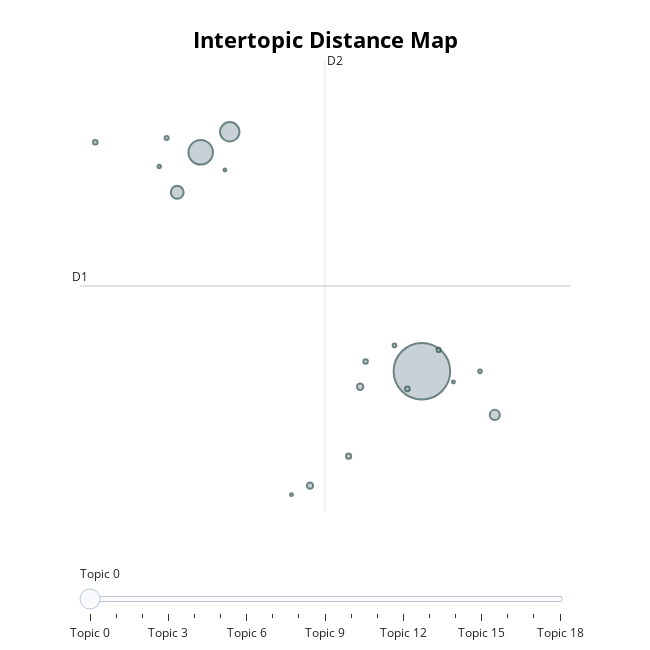

Notebook cell for this chart:
### Code cell
fig = topic_model.visualize_topics(); fig

### Figure 1 — Plotly figure (JSON) as saved in the notebook; plotly's stock layout.template omitted (floating-point values rounded to 4 significant figures)
{"data": [{"customdata": [[0, "cleaning | body | robot | welding | is", 19473], [1, "surgical | instrument | robotic | effector | arm", 3661], [2, "exoskeleton | limb | rehabilitation | joint | waist", 2293], [3, "substrate | sorting | transfer | chamber | container", 1014], [4, "rpa | voice | automation | dialogue | chat", 619], [5, "aerial | wind | unmanned | flying | turbine", 247], [6, "food | cooking | kitchen | processor | küchenmaschine", 239], [7, "cup | glass | suction | fluid | liquid", 159], [8, "agv | gait | biped | carrying | phase", 143], [9, "catheter | interventional | guidewire | guide | translation", 128], [10, "printing | print | printer | ink | head", 123], [11, "brake | braking | band | electromagnetic | brakes", 108], [12, "tactile | sensor | layer | sensing | force", 99], [13, "fruit | picking | fruits | vegetable | vine", 81], [14, "neural | network | training | neuronalen | netzes", 81], [15, "gear | planetary | wave | harmonic | generator", 66], [16, "snakelike | snake | shaped | section | bionic", 54], [17, "der | einer | werkstückträgervorrichtung | des | eines", 53], [18, "vehicle | passenger | autonomous | reality | service", 50]], "hovertemplate": "<b>Topic %{customdata[0]}</b><br>%{customdata[1]}<br>Size: %{customdata[2]}", "legendgroup": "", "marker": {"color": "#B0BEC5", "line": {"color": "DarkSlateGrey", "width": 2}, "size": [19473, 3661, 2293, 1014, 619, 247, 239, 159, 143, 128, 123, 108, 99, 81, 81, 66, 54, 53, 50], "sizemode": "area", "sizeref": 12.17, "symbol": "circle"}, "mode": "markers", "name": "", "orientation": "v", "showlegend": false, "type": "scatter", "x": [4.016, 1.943, 2.215, 1.723, 4.699, 3.437, 2.967, 3.329, 3.88, 0.9554, 3.488, 4.172, 1.624, 3.759, 4.56, 1.555, 4.311, 2.794, 2.17], "xaxis": "x", "y": [4.218, 8.083, 8.444, 7.376, 3.449, 3.945, 2.199, 2.721, 3.909, 8.26, 4.393, 4.595, 8.333, 4.675, 4.217, 7.831, 4.029, 2.042, 7.771], "yaxis": "y"}], "layout": {"annotations": [{"showarrow": false, "text": "D1", "x": 0.8121, "y": 5.723, "yshift": 10}, {"showarrow": false, "text": "D2", "x": 3.108, "xshift": 10, "y": 9.71}], "height": 650, "hoverlabel": {"bgcolor": "white", "font": {"family": "Rockwell", "size": 16}}, "legend": {"itemsizing": "constant", "tracegroupgap": 0}, "margin": {"t": 60}, "shapes": [{"line": {"color": "#CFD8DC", "width": 2}, "type": "line", "x0": 3.108, "x1": 3.108, "y0": 1.735, "y1": 9.71}, {"line": {"color": "#9E9E9E", "width": 2}, "type": "line", "x0": 0.8121, "x1": 5.403, "y0": 5.723, "y1": 5.723}], "sliders": [{"active": 0, "pad": {"t": 50}, "steps": [{"args": [{"marker.color": [["red", "#B0BEC5", "#B0BEC5", "#B0BEC5", "#B0BEC5", "#B0BEC5", "#B0BEC5", "#B0BEC5", "#B0BEC5", "#B0BEC5", "#B0BEC5", "#B0BEC5", "#B0BEC5", "#B0BEC5", "#B0BEC5", "#B0BEC5", "#B0BEC5", "#B0BEC5", "#B0BEC5"]]}], "label": "Topic 0", "method": "update"}, {"args": [{"marker.color": [["#B0BEC5", "red", "#B0BEC5", "#B0BEC5", "#B0BEC5", "#B0BEC5", "#B0BEC5", "#B0BEC5", "#B0BEC5", "#B0BEC5", "#B0BEC5", "#B0BEC5", "#B0BEC5", "#B0BEC5", "#B0BEC5", "#B0BEC5", "#B0BEC5", "#B0BEC5", "#B0BEC5"]]}], "label": "Topic 1", "method": "update"}, {"args": [{"marker.color": [["#B0BEC5", "#B0BEC5", "red", "#B0BEC5", "#B0BEC5", "#B0BEC5", "#B0BEC5", "#B0BEC5", "#B0BEC5", "#B0BEC5", "#B0BEC5", "#B0BEC5", "#B0BEC5", "#B0BEC5", "#B0BEC5", "#B0BEC5", "#B0BEC5", "#B0BEC5", "#B0BEC5"]]}], "label": "Topic 2", "method": "update"}, {"args": [{"marker.color": [["#B0BEC5", "#B0BEC5", "#B0BEC5", "red", "#B0BEC5", "#B0BEC5", "#B0BEC5", "#B0BEC5", "#B0BEC5", "#B0BEC5", "#B0BEC5", "#B0BEC5", "#B0BEC5", "#B0BEC5", "#B0BEC5", "#B0BEC5", "#B0BEC5", "#B0BEC5", "#B0BEC5"]]}], "label": "Topic 3", "method": "update"}, {"args": [{"marker.color": [["#B0BEC5", "#B0BEC5", "#B0BEC5", "#B0BEC5", "red", "#B0BEC5", "#B0BEC5", "#B0BEC5", "#B0BEC5", "#B0BEC5", "#B0BEC5", "#B0BEC5", "#B0BEC5", "#B0BEC5", "#B0BEC5", "#B0BEC5", "#B0BEC5", "#B0BEC5", "#B0BEC5"]]}], "label": "Topic 4", "method": "update"}, {"args": [{"marker.color": [["#B0BEC5", "#B0BEC5", "#B0BEC5", "#B0BEC5", "#B0BEC5", "red", "#B0BEC5", "#B0BEC5", "#B0BEC5", "#B0BEC5", "#B0BEC5", "#B0BEC5", "#B0BEC5", "#B0BEC5", "#B0BEC5", "#B0BEC5", "#B0BEC5", "#B0BEC5", "#B0BEC5"]]}], "label": "Topic 5", "method": "update"}, {"args": [{"marker.color": [["#B0BEC5", "#B0BEC5", "#B0BEC5", "#B0BEC5", "#B0BEC5", "#B0BEC5", "red", "#B0BEC5", "#B0BEC5", "#B0BEC5", "#B0BEC5", "#B0BEC5", "#B0BEC5", "#B0BEC5", "#B0BEC5", "#B0BEC5", "#B0BEC5", "#B0BEC5", "#B0BEC5"]]}], "label": "Topic 6", "method": "update"}, {"args": [{"marker.color": [["#B0BEC5", "#B0BEC5", "#B0BEC5", "#B0BEC5", "#B0BEC5", "#B0BEC5", "#B0BEC5", "red", "#B0BEC5", "#B0BEC5", "#B0BEC5", "#B0BEC5", "#B0BEC5", "#B0BEC5", "#B0BEC5", "#B0BEC5", "#B0BEC5", "#B0BEC5", "#B0BEC5"]]}], "label": "Topic 7", "method": "update"}, {"args": [{"marker.color": [["#B0BEC5", "#B0BEC5", "#B0BEC5", "#B0BEC5", "#B0BEC5", "#B0BEC5", "#B0BEC5", "#B0BEC5", "red", "#B0BEC5", "#B0BEC5", "#B0BEC5", "#B0BEC5", "#B0BEC5", "#B0BEC5", "#B0BEC5", "#B0BEC5", "#B0BEC5", "#B0BEC5"]]}], "label": "Topic 8", "method": "update"}, {"args": [{"marker.color": [["#B0BEC5", "#B0BEC5", "#B0BEC5", "#B0BEC5", "#B0BEC5", "#B0BEC5", "#B0BEC5", "#B0BEC5", "#B0BEC5", "red", "#B0BEC5", "#B0BEC5", "#B0BEC5", "#B0BEC5", "#B0BEC5", "#B0BEC5", "#B0BEC5", "#B0BEC5", "#B0BEC5"]]}], "label": "Topic 9", "method": "update"}, {"args": [{"marker.color": [["#B0BEC5", "#B0BEC5", "#B0BEC5", "#B0BEC5", "#B0BEC5", "#B0BEC5", "#B0BEC5", "#B0BEC5", "#B0BEC5", "#B0BEC5", "red", "#B0BEC5", "#B0BEC5", "#B0BEC5", "#B0BEC5", "#B0BEC5", "#B0BEC5", "#B0BEC5", "#B0BEC5"]]}], "label": "Topic 10", "method": "update"}, {"args": [{"marker.color": [["#B0BEC5", "#B0BEC5", "#B0BEC5", "#B0BEC5", "#B0BEC5", "#B0BEC5", "#B0BEC5", "#B0BEC5", "#B0BEC5", "#B0BEC5", "#B0BEC5", "red", "#B0BEC5", "#B0BEC5", "#B0BEC5", "#B0BEC5", "#B0BEC5", "#B0BEC5", "#B0BEC5"]]}], "label": "Topic 11", "method": "update"}, {"args": [{"marker.color": [["#B0BEC5", "#B0BEC5", "#B0BEC5", "#B0BEC5", "#B0BEC5", "#B0BEC5", "#B0BEC5", "#B0BEC5", "#B0BEC5", "#B0BEC5", "#B0BEC5", "#B0BEC5", "red", "#B0BEC5", "#B0BEC5", "#B0BEC5", "#B0BEC5", "#B0BEC5", "#B0BEC5"]]}], "label": "Topic 12", "method": "update"}, {"args": [{"marker.color": [["#B0BEC5", "#B0BEC5", "#B0BEC5", "#B0BEC5", "#B0BEC5", "#B0BEC5", "#B0BEC5", "#B0BEC5", "#B0BEC5", "#B0BEC5", "#B0BEC5", "#B0BEC5", "#B0BEC5", "red", "#B0BEC5", "#B0BEC5", "#B0BEC5", "#B0BEC5", "#B0BEC5"]]}], "label": "Topic 13", "method": "update"}, {"args": [{"marker.color": [["#B0BEC5", "#B0BEC5", "#B0BEC5", "#B0BEC5", "#B0BEC5", "#B0BEC5", "#B0BEC5", "#B0BEC5", "#B0BEC5", "#B0BEC5", "#B0BEC5", "#B0BEC5", "#B0BEC5", "#B0BEC5", "red", "#B0BEC5", "#B0BEC5", "#B0BEC5", "#B0BEC5"]]}], "label": "Topic 14", "method": "update"}, {"args": [{"marker.color": [["#B0BEC5", "#B0BEC5", "#B0BEC5", "#B0BEC5", "#B0BEC5", "#B0BEC5", "#B0BEC5", "#B0BEC5", "#B0BEC5", "#B0BEC5", "#B0BEC5", "#B0BEC5", "#B0BEC5", "#B0BEC5", "#B0BEC5", "red", "#B0BEC5", "#B0BEC5", "#B0BEC5"]]}], "label": "Topic 15", "method": "update"}, {"args": [{"marker.color": [["#B0BEC5", "#B0BEC5", "#B0BEC5", "#B0BEC5", "#B0BEC5", "#B0BEC5", "#B0BEC5", "#B0BEC5", "#B0BEC5", "#B0BEC5", "#B0BEC5", "#B0BEC5", "#B0BEC5", "#B0BEC5", "#B0BEC5", "#B0BEC5", "red", "#B0BEC5", "#B0BEC5"]]}], "label": "Topic 16", "method": "update"}, {"args": [{"marker.color": [["#B0BEC5", "#B0BEC5", "#B0BEC5", "#B0BEC5", "#B0BEC5", "#B0BEC5", "#B0BEC5", "#B0BEC5", "#B0BEC5", "#B0BEC5", "#B0BEC5", "#B0BEC5", "#B0BEC5", "#B0BEC5", "#B0BEC5", "#B0BEC5", "#B0BEC5", "red", "#B0BEC5"]]}], "label": "Topic 17", "method": "update"}, {"args": [{"marker.color": [["#B0BEC5", "#B0BEC5", "#B0BEC5", "#B0BEC5", "#B0BEC5", "#B0BEC5", "#B0BEC5", "#B0BEC5", "#B0BEC5", "#B0BEC5", "#B0BEC5", "#B0BEC5", "#B0BEC5", "#B0BEC5", "#B0BEC5", "#B0BEC5", "#B0BEC5", "#B0BEC5", "red"]]}], "label": "Topic 18", "method": "update"}]}], "title": {"font": {"color": "Black", "size": 22}, "text": "<b>Intertopic Distance Map</b>", "x": 0.5, "xanchor": "center", "y": 0.95, "yanchor": "top"}, "width": 650, "xaxis": {"anchor": "y", "domain": [0, 1], "range": [0.8121, 5.403], "title": {"text": ""}, "visible": false}, "yaxis": {"anchor": "x", "domain": [0, 1], "range": [1.735, 9.71], "title": {"text": ""}, "visible": false}}}
